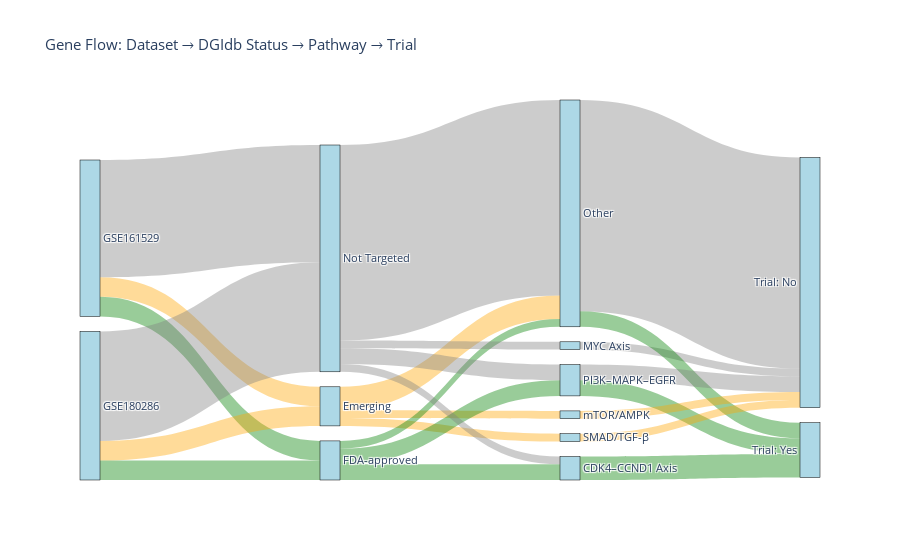

Here is the notebook cell this chart was saved with:
### Code cell
import pandas as pd
import plotly.graph_objects as go

# Load your dataset
df = pd.read_csv("final_master_gene_table_24July.csv")

# Clean and drop missing
df = df.dropna(subset=["DGIdb Status", "Has Breast Cancer Trial", "Pathway Category"])

# Define tiers: Dataset → DGIdb Status → Pathway Category → Trial Status
df["Trial Status"] = df["Has Breast Cancer Trial"].map({True: "Trial: Yes", False: "Trial: No"})

# Unique labels
labels = list(pd.unique(
    df["Dataset"].tolist()
    + df["DGIdb Status"].tolist()
    + df["Pathway Category"].tolist()
    + df["Trial Status"].tolist()
))

# Label → Index mapping
label_to_index = {label: i for i, label in enumerate(labels)}

# Color mapping for DGIdb Status
color_map = {
    "FDA-approved": "rgba(0, 128, 0, 0.4)",  # green
    "Emerging": "rgba(255, 165, 0, 0.4)",    # orange
    "Not Targeted": "rgba(128, 128, 128, 0.4)"  # gray
}

# Build links with color and count
sources = []
targets = []
values = []
colors = []

# From Dataset → DGIdb Status
for (dataset, status), group in df.groupby(["Dataset", "DGIdb Status"]):
    sources.append(label_to_index[dataset])
    targets.append(label_to_index[status])
    values.append(len(group))
    colors.append(color_map.get(status, "rgba(192,192,192,0.4)"))

# From DGIdb Status → Pathway Category
for (status, pathway), group in df.groupby(["DGIdb Status", "Pathway Category"]):
    sources.append(label_to_index[status])
    targets.append(label_to_index[pathway])
    values.append(len(group))
    colors.append(color_map.get(status, "rgba(192,192,192,0.4)"))

# From Pathway Category → Trial Status
for (pathway, trial), group in df.groupby(["Pathway Category", "Trial Status"]):
    sources.append(label_to_index[pathway])
    targets.append(label_to_index[trial])
    values.append(len(group))
    # inherit color from the DGIdb Status by tracing one row
    status = group["DGIdb Status"].iloc[0]
    colors.append(color_map.get(status, "rgba(192,192,192,0.4)"))

# Plot Sankey
fig = go.Figure(go.Sankey(
    arrangement="snap",
    node=dict(
        pad=15,
        thickness=20,
        line=dict(color="black", width=0.5),
        label=labels,
        color="lightblue"
    ),
    link=dict(
        source=sources,
        target=targets,
        value=values,
        color=colors
    )
))

fig.update_layout(title_text="Gene Flow: Dataset → DGIdb Status → Pathway → Trial", font_size=11)
fig.show()

### Figure 1 — Plotly figure (JSON) as saved in the notebook; plotly's stock layout.template omitted (floating-point values rounded to 4 significant figures)
{"data": [{"arrangement": "snap", "link": {"color": ["rgba(255, 165, 0, 0.4)", "rgba(0, 128, 0, 0.4)", "rgba(128, 128, 128, 0.4)", "rgba(255, 165, 0, 0.4)", "rgba(0, 128, 0, 0.4)", "rgba(128, 128, 128, 0.4)", "rgba(255, 165, 0, 0.4)", "rgba(255, 165, 0, 0.4)", "rgba(255, 165, 0, 0.4)", "rgba(0, 128, 0, 0.4)", "rgba(0, 128, 0, 0.4)", "rgba(0, 128, 0, 0.4)", "rgba(128, 128, 128, 0.4)", "rgba(128, 128, 128, 0.4)", "rgba(128, 128, 128, 0.4)", "rgba(128, 128, 128, 0.4)", "rgba(0, 128, 0, 0.4)", "rgba(128, 128, 128, 0.4)", "rgba(128, 128, 128, 0.4)", "rgba(0, 128, 0, 0.4)", "rgba(128, 128, 128, 0.4)", "rgba(0, 128, 0, 0.4)", "rgba(255, 165, 0, 0.4)", "rgba(255, 165, 0, 0.4)"], "source": [0, 0, 0, 1, 1, 1, 4, 4, 4, 3, 3, 3, 2, 2, 2, 2, 9, 8, 5, 5, 6, 6, 10, 7], "target": [4, 3, 2, 4, 3, 2, 5, 10, 7, 9, 5, 6, 9, 8, 5, 6, 12, 11, 11, 12, 11, 12, 11, 11], "value": [5, 5, 30, 5, 5, 28, 6, 2, 2, 4, 2, 4, 2, 2, 50, 4, 6, 2, 54, 4, 4, 4, 2, 2]}, "node": {"color": "lightblue", "label": ["GSE161529", "GSE180286", "Not Targeted", "FDA-approved", "Emerging", "Other", "PI3K–MAPK–EGFR", "mTOR/AMPK", "MYC Axis", "CDK4–CCND1 Axis", "SMAD/TGF-β", "Trial: No", "Trial: Yes"], "line": {"color": "black", "width": 0.5}, "pad": 15, "thickness": 20}, "type": "sankey"}], "layout": {"font": {"size": 11}, "title": {"text": "Gene Flow: Dataset → DGIdb Status → Pathway → Trial"}}}
